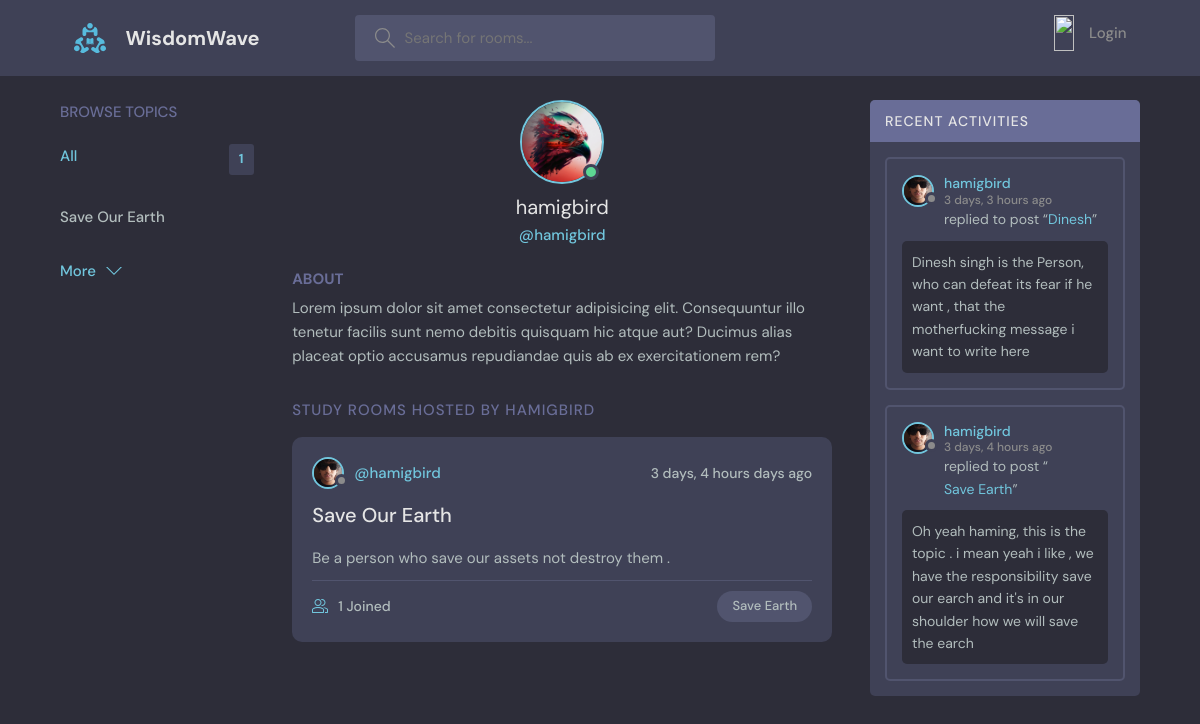
The app's page /profile/2/ with its own data.
### base/models.py (models this page shows, shortened)
class Topic(models.Model):
    name = models.CharField(max_length=200)
    def __str__(self) -> str:
        return self.name

class Profile(models.Model):
    user = models.OneToOneField(User, on_delete=models.CASCADE)
    image = models.ImageField(null=True, blank=True, upload_to='profile_images/')
    bio = models.TextField(null=True, blank=True)

class Room(models.Model):
    host = models.ForeignKey(User, on_delete= models.CASCADE, null=True)
    topic = models.ForeignKey(Topic, on_delete=models.SET_NULL, null=True)
    name = models.CharField(max_length=200)
    description = models.TextField(null=True, blank=True)
    participants = models.ManyToManyField(User,related_name='participants' , null=True)
    updated = models.DateTimeField(auto_now=True)
    created  = models.DateTimeField(auto_now_add=True)
    class Meta:
        ordering = ['-updated', '-created']
    def __str__(self) -> str:
        return self.name

class Message(models.Model):
    user = models.ForeignKey(User, on_delete= models.CASCADE)
    room = models.ForeignKey(Room, on_delete=models.CASCADE, related_name='messages')
    body = models.TextField()
    updated = models.DateTimeField(auto_now=True)
    created  = models.DateTimeField(auto_now_add=True)
    class Meta:
        ordering = ['-updated', '-created']

### base/views.py (the view)
# urls.py: path('profile/<str:pk>/', views.userProfile, name = 'user-profile'),
def userProfile(request,pk):
    user = User.objects.get(pk = int(pk))
    message  = user.message_set.all()
    room_count = Room.objects.filter(host = user).count()
    topics = set(Topic.objects.filter(room__host = user)    )
    print('the value of the count',room_count)
    q  = request.GET.get('q') if request.GET.get('q') else ''
    rooms = Room.objects.filter(Q(topic__name__icontains = q)
                               | Q(name__icontains=q)
                               | Q(description__icontains=q  )).filter(host = user)
    message = Message.objects.filter(Q(room__name__icontains =q),
                                           Q(room__topic__name__icontains =q)).filter(user = user )
    context = {
        'user': user,
        'rooms': rooms,
        'room_messages': message ,
        'topics': topics,
        'room_count': room_count,
        'next': 'profile',
    }
    return render(request, 'base/profile.html', context )

### base/templates/base/profile.html (shortened to what this page needs)
{% extends 'main.html' %}
{% load static %}
{% block content %}
  <main class="profile-page layout layout--3">
    <div class="container">
      {% include 'base/topics_component.html' %}
      <div class="roomList">
        <div class="profile">
          <div class="profile__avatar">
            <div class="avatar avatar--large active">
              {% if user.profile.image %}
              <img src="{{user.profile.image.url}}" />
              {% else %}
                <img src="{% static 'images/my.jpg' %}" alt="its end ">
              {% endif %}
            </div>
          </div>
          <div class="profile__info">
            <h3>{{user.username}}</h3>
            <p>@{{user.username}}</p>
          </div>
          <div class="profile__about">
            <h3>About</h3>
            <p>
              Lorem ipsum dolor sit amet consectetur adipisicing elit. Consequuntur illo tenetur
              facilis sunt nemo debitis quisquam hic atque aut? Ducimus alias placeat optio
              accusamus repudiandae quis ab ex exercitationem rem?
            </p>
          </div>
        </div>
        <div class="roomList__header">
          <div>
            <h2>Study Rooms Hosted by {{user.username}} </a>
            </h2>
          </div>
        </div>
        {% include 'base/room_component.html' %}
      </div>
      <div class="activities">
        <div class="activities__header">
          <h2>Recent Activities</h2>
        </div>
          {% include 'base/activity_component.html' %}
      </div>
    </div>
  </main>
  {% endblock %}

### base/templates/base/topics_component.html
<div class="topics">
    <div class="topics__header">
      <h2>Browse Topics</h2>
    </div>
    <ul class="topics__list">
      <li>
        <a href="{% url 'home' %}" class="active">All <span>{{room_count}}</span></a>
      </li>
      {% for topic in topics %}
      {% if next == 'profile' %}
      <li>
        <a href="{% url 'user-profile' user.id  %}?q={{topic.name}}">{{topic.name}}  </a>
      </li>
      {% else %}
      <li>
         <a href="{% url 'home' %}?q={{topic.name}}">{{topic.name}}  <span>{{ topic.room_set.all.count }}</span> </a>
      </li>
      {% endif %}
    {% endfor %}
    </ul>
    <a class="btn btn--link" href="{% url 'browse-topics' %}">
      More
      <svg version="1.1" xmlns="http://www.w3.org/2000/svg" width="32" height="32" viewBox="0 0 32 32">
        <title>chevron-down</title>
        <path d="M16 21l-13-13h-3l16 16 16-16h-3l-13 13z"></path>
      </svg>
    </a>
  </div>

### base/templates/base/room_component.html (shortened to what this page needs)
{% load static %}
{% for room in rooms %}
<div class="roomListRoom">
  <div class="roomListRoom__header">
    <a href="{% url 'user-profile' room.host.id %}" class="roomListRoom__author">
      <div class="avatar avatar--small">
        <img src="{% static 'images/my.jpg' %}" />
      </div>
      <span>@{{room.host}}</span>
    </a>
    <div class="roomListRoom__actions">
      <span>{{room.created|timesince}} days ago</span>
    </div>
  </div>
  <div class="roomListRoom__content">
    <a href="{% url 'room' room.id %}">{{room.topic}}</a>
    <p>
      {{room.description}}
    </p>
  </div>
  <div class="roomListRoom__meta">
    <a href="{% url 'room' room.id %}" class="roomListRoom__joined">
      {{room.participants.count}} Joined
    </a>
    <p class="roomListRoom__topic">{{room.name}}</p>
  </div>
</div>
{% endfor %}

### base/templates/base/activity_component.html (shortened to what this page needs)
{% load static %}
{% for message in room_messages  %}
<div class="activities__box">
    <div class="activities__boxHeader roomListRoom__header">
      <a href="{% url 'user-profile' message.user.id %}" class="roomListRoom__author">
        <div class="avatar avatar--small">
          <img src="{% static 'images/my.jpg' %}" alt="not " />
        </div>
        <p>
          {{message.user}}
          <span>{{message.created|timesince}}  ago</span>
        </p>
      </a>
    </div>
    <div class="activities__boxContent">
      <p>replied to post “<a href="{% url 'room' message.room.id %}">{{message.room}}</a>”</p>
      <div class="activities__boxRoomContent">
            {{message.body}}
      </div>
    </div>
  </div>
  {% endfor %}

### records on screen
Topic: name "Save Our Earth"
Room: host "hamigbird", created "3 days, 4 hours", topic "Save Our Earth", description "Be a person who save our assets not destroy them .", participants.count "1", name "Save Earth"
Message: user "hamigbird", created "3 days, 3 hours", room "Dinesh", body "Dinesh singh is the Person, who can defeat its fear if he want , that the motherfucking message i want to write here"
Message: user "hamigbird", created "3 days, 4 hours", room "Save Earth", body "Oh yeah haming, this is the topic . i mean yeah i like , we have the responsibility save our earch and it's in our shoulder how we will save the earch"

### other values on screen
{{ room_count }} "1"
{{ user.username }} "hamigbird"
{{ user.username }} "HAMIGBIRD"
